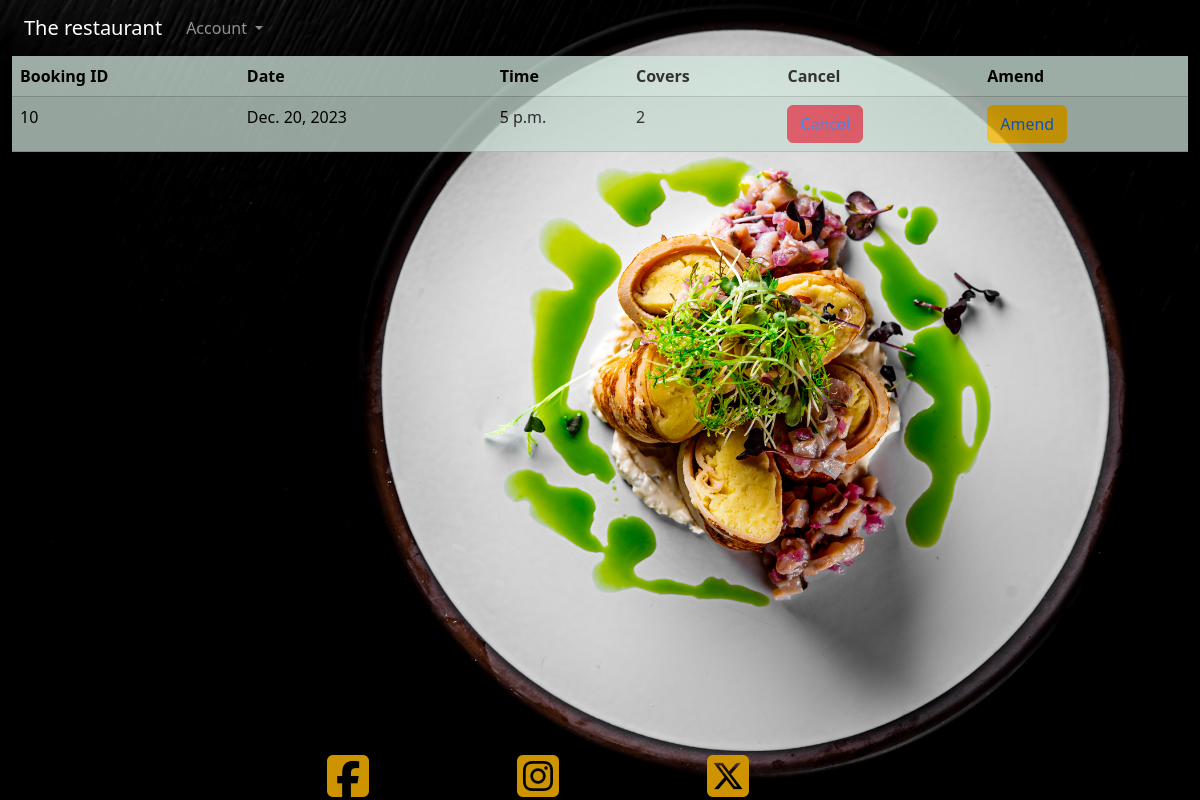
The app's page /viewbookings/ (signed in), older data.
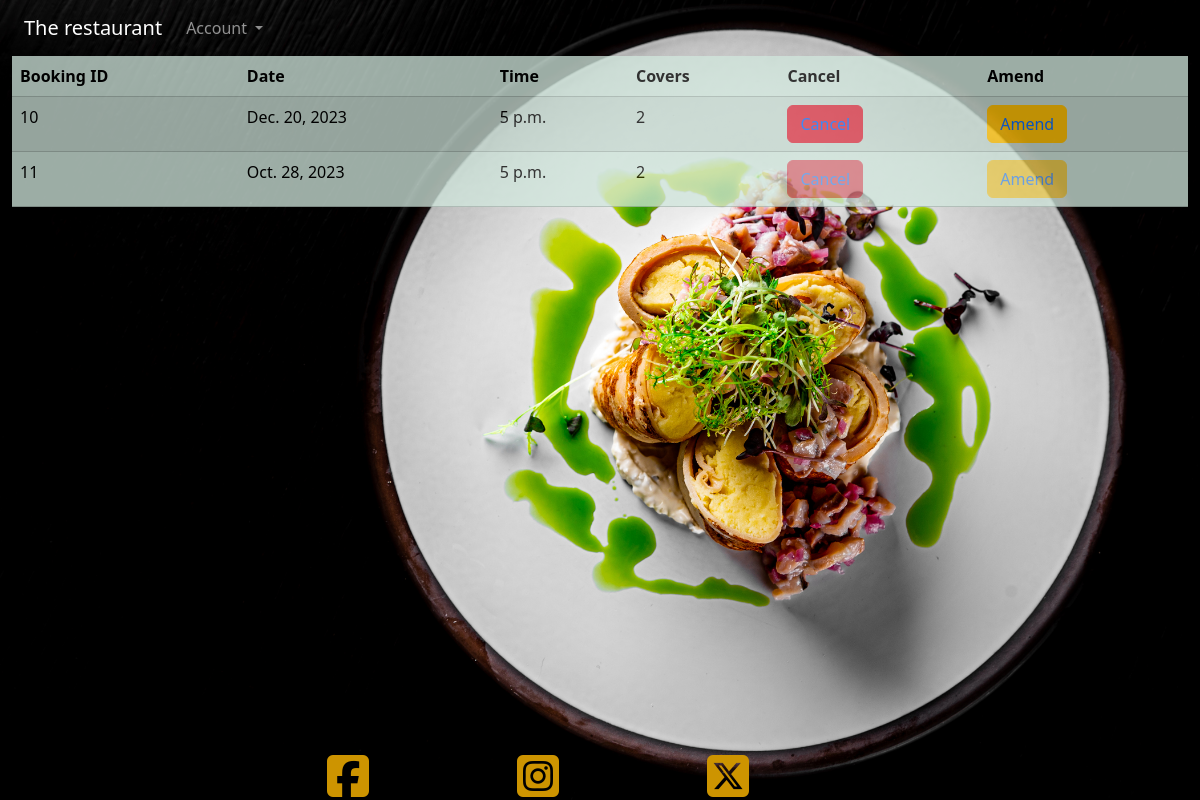
The same page, newer data.
### therestaurant/models.py (models this page shows)
class Reservation(models.Model):
    user = models.ForeignKey(User, on_delete=models.CASCADE, null=True)
    first_name = models.CharField(max_length=50, null=False, blank=False)
    last_name = models.CharField(max_length=50, null=False, blank=False)
    email = models.EmailField(null=False, blank=False)
    contact_number = models.IntegerField(null=False, blank=False)
    date = models.DateField(null=False, blank=False)
    time = models.TimeField(null=False, blank=False)
    covers = models.IntegerField(null=False, blank=False)
    table = models.ForeignKey(Table, on_delete=models.CASCADE, default=get_default_table)

### therestaurant/views.py (the view)
# urls.py: path('viewbookings/', get_bookings, name='get_bookings'),
def get_bookings(request):
    user_bookings = Reservation.objects.filter(user=request.user)
    today = date.today()
    return render(request, 'viewbooking/viewbookings.html', {'user_bookings': user_bookings, 'today': today})

### therestaurant/templates/viewbooking/viewbookings.html
{% extends "home/home.html" %}
{% block content %}
    <table class="table table-success table-striped table-hover opacity-75">
        <thead>
            <tr>
                <th scope="col">Booking ID</th>
                <th scope="col">Date</th>
                <th scope="col">Time</th>
                <th scope="col">Covers</th>
                <th scope="col">Cancel</th>
                <th scope="col">Amend</th>
        </tr>
        </thead>
        <tbody>
            {% for booking in user_bookings %}
            <tr>
                <td>{{ booking.id }}</th>
                <td>{{ booking.date }}</td>
                <td>{{ booking.time }}</td>
                <td>{{ booking.covers }}</td>
                {% if booking.date < today %}
                    <td><button class="btn btn-danger disabled"><a href="{% url 'cancel_booking' booking.id %}" class="text-decoration-none">Cancel</a></button></td>
                    <td><button class="btn btn-warning disabled"><a href="{% url 'amend_booking' booking.id %}" class="text-decoration-none">Amend</a></button></td>
                {% else %}
                    <td><button class="btn btn-danger"><a href="{% url 'cancel_booking' booking.id %}" class="text-decoration-none">Cancel</a></button></td>
                    <td><button class="btn btn-warning"><a href="{% url 'amend_booking' booking.id %}" class="text-decoration-none">Amend</a></button></td>
                {% endif %}
            </tr>
            {% endfor %}
        </tbody>
    </table>
{% endblock %}

Row changes from the older to the newer data that the page shows:
added Reservation: id "11", date "Oct. 28, 2023", time "5 p.m.", covers "2", shows "Cancel"
